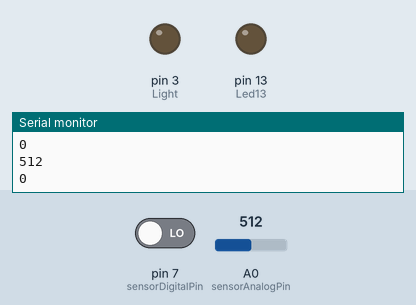
Recording of a sketch running on a simulated Arduino Uno, built with avr-gcc and run on an emulated ATmega328P. On the bench: output pins drawn as LEDs (lit = HIGH), the last lines printed to the serial monitor. The inputs (shaded band) are chosen by the test bench; at power-on: pin 7 (sensorDigitalPin) LOW, A0 (sensorAnalogPin) = 512.

Above: at 1.3 s.
1.4 s: pin 7 (sensorDigitalPin) driven HIGH
At 2.7 s:
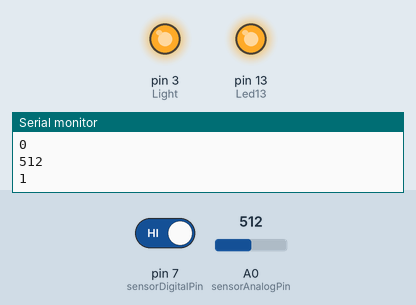
6.0 s: pin 7 (sensorDigitalPin) driven LOW
At 7.7 s:
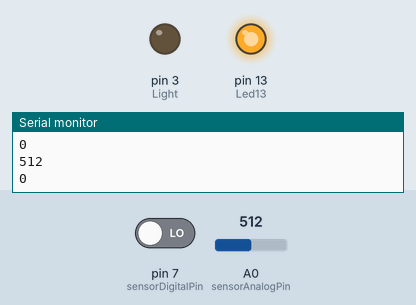
Timing chart, 0 to 9.2 s (numbered marks = the images above; inputs shaded):
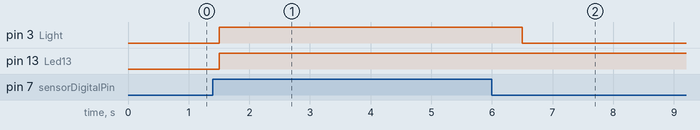

Measured:
- after the input at 1.4 s, pin 3 (Light), pin 13 (Led13): LOW → HIGH after 0.10 s
- after the input at 6.0 s, pin 3 (Light): goes on until 6.5 s, then stays LOW

The sketch:

Lights_with_a_clap.ino
```cpp
// www.elegoo.com
// 2018.10.24
/*
  LED1 should be lit, showing power. LED2 indicates sound input, and the sensitivity is adjusted by potentiometer.
  There is a tiny screw on the blue potentiometer block that you can use for adjustment. Turning that
  clockwise lowers the potentiometer value, while counter-clockwise raises the potentiometer value.
  Use the potentiometer to adjust the Sound Sensor sensitivity. Turn the potentiometer
  several rotations until you see the LED2 extinguish (or just faintly blink). This might be slightly greater than
  500, if you are also watching Serial Monitor (inital adjustment), or, Serial Plotter (the latter is prefererd for observation).
  Special thanks to user CRomer, for his input and hard work!
*/


int  sensorAnalogPin = A0;    // Select the Arduino input pin to accept the Sound Sensor's analog output
int  sensorDigitalPin = 7;    // Select the Arduino input pin to accept the Sound Sensor's digital output
int  analogValue = 0;         // Define variable to store the analog value coming from the Sound Sensor
int  digitalValue;            // Define variable to store the digital value coming from the Sound Sensor
int  Led13 = 13;              // Define LED port; this is the LED built in to the Arduino (labled L)
                              // When D0 from the Sound Sensor (connnected to pin 7 on the
                              // Arduino) sends High (voltage present), L will light. In practice, you
                              // should see LED13 on the Arduino blink when LED2 on the Sensor is 100% lit.
int Light = 3;                // output for the lights to be on at the recognition of sound.


void setup()
{
  Serial.begin(9600);               // The IDE settings for Serial Monitor/Plotter (preferred) must match this speed
  pinMode(sensorDigitalPin,INPUT);  // Define pin 7 as an input port, to accept digital input
  pinMode(Led13,OUTPUT);            // Define LED13 as an output port, to indicate digital trigger reached
  pinMode(Light,OUTPUT);            // Define pin3 as an output pin, to light up the leds
}

void loop(){
  analogValue = analogRead(sensorAnalogPin); // Read the value of the analog interface A0 assigned to digitalValue
  digitalValue=digitalRead(sensorDigitalPin); // Read the value of the digital interface 7 assigned to digitalValue
  Serial.println(analogValue); // Send the analog value to the serial transmit interface
  Serial.println(digitalValue); // Send the digital value to the serial transmit interface

  if(digitalValue==HIGH)      // When the Sound Sensor sends signal, via voltage present, light LED13 (L)
  {
    digitalWrite(Led13,HIGH);
    digitalWrite(Light,HIGH);
    delay(5000);
    digitalWrite(Light,LOW);
  }
  /*else
  {
    digitalWrite(Led13,LOW);
    digitalWrite(Light,LOW);
  }*/

  delay(500);                  // Slight pause so that we don't overwhelm the serial interface
}
```
